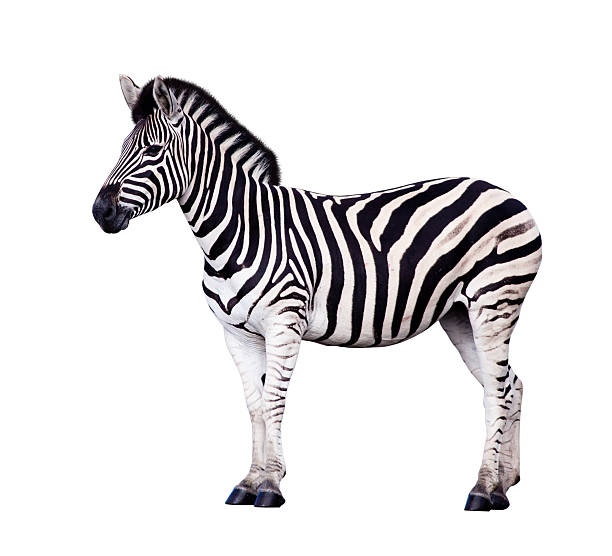
%> input picture Task 1/Zebra.jpg, 612 x 556 px
$ octave NN.m   (GNU Octave 9; MATLAB toolbox functions it lacks are replaced by stand-ins)
%> lines starting %> are read from the running program, lines starting %| are printed output that depends on the picture
%Loads the image in and converts it to grey scale for image processing
Original = rgb2gray(imread('Zebra.jpg'));
%> Original: size 556x612 uint8; min 0, max 255, mean 224.1

%Creates a vector for the resized image
Resized = uint8(zeros(1668,1836));

%Loads the dimensions of the original and the resized images into variables
[Orows, Ocolumns] = size(Original);
%> Orows = 556; Ocolumns = 612
[Rrows, Rcolumns] = size(Resized);

%Calculates the scale
Scale = Rrows / Orows;
%> Scale = 3

%Used to track where in the resized image it should be
Resizedrowcounter = 1;
Resizedcolcounter = 1;

%Linear Interpolation Algorithm
%Loops through ever column and then will fill in the nearest neighbour
%pixels with the correct values going column  by column. Is scaleable
for col = 1:Ocolumns
    for row = 1:Orows
        for Colcounter = 0:Scale-1
           for Rowcounter = 0:Scale-1
              Resized((Resizedrowcounter+Rowcounter), (Resizedcolcounter+Colcounter)) =  Original(row,col);
           end
        end
        Resizedrowcounter = Resizedrowcounter + Scale;
    end
    %Used as a counter for the pixels that need filling in
    Resizedcolcounter = Resizedcolcounter + Scale;
    Resizedrowcounter = 1;
end
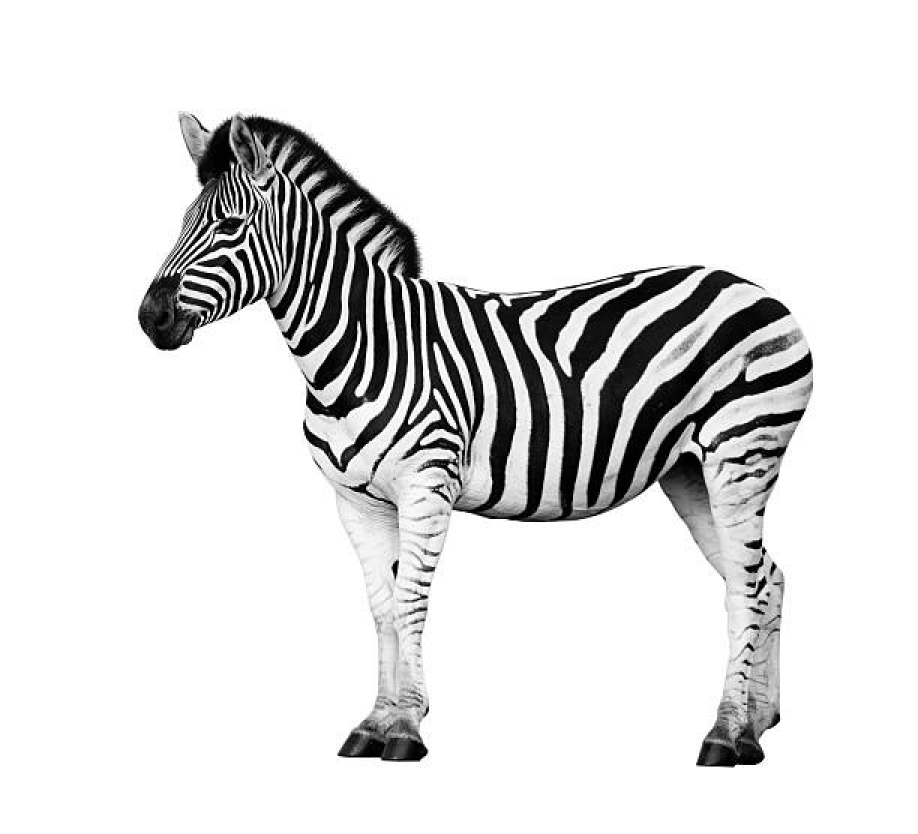
%> Resized: size 1668x1836 uint8 (shown at 1/2 size); min 0, max 255, mean 224.1
%> after the loop, Resizedcolcounter = 1837

%Used to display the image
axis on;
imshowpair(Original, Resized, 'montage');
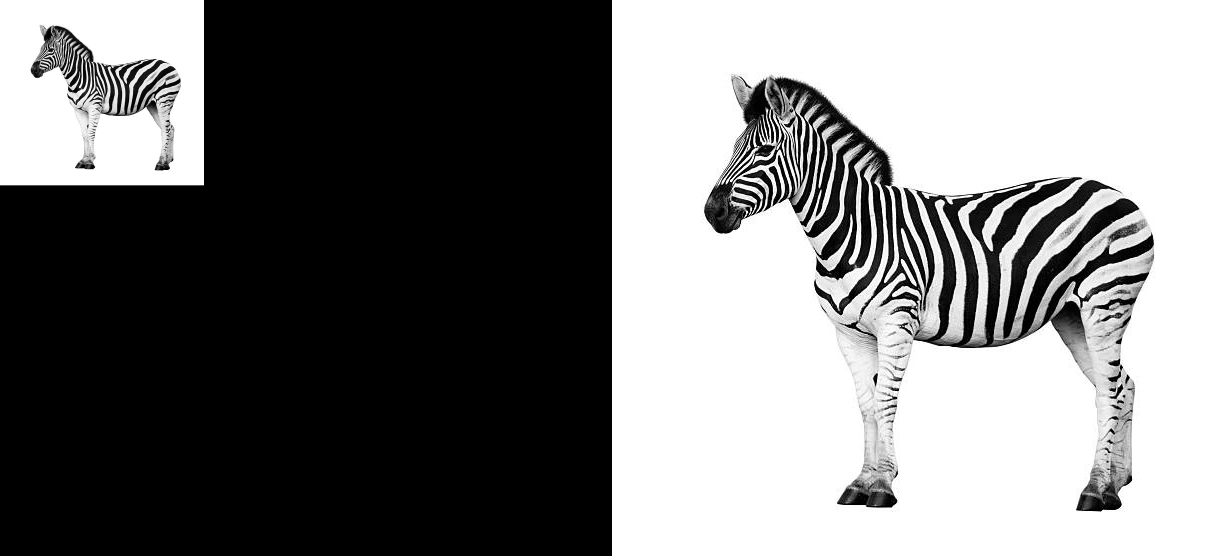
%> displayed picture: size 1668x3672, on the screen's scale of 0 to 255 (shown at 1/3 size); min 0, max 255, mean 124.5
title('Nearest Neighbour Interpolation');

figure;
%> (the run ends here)
